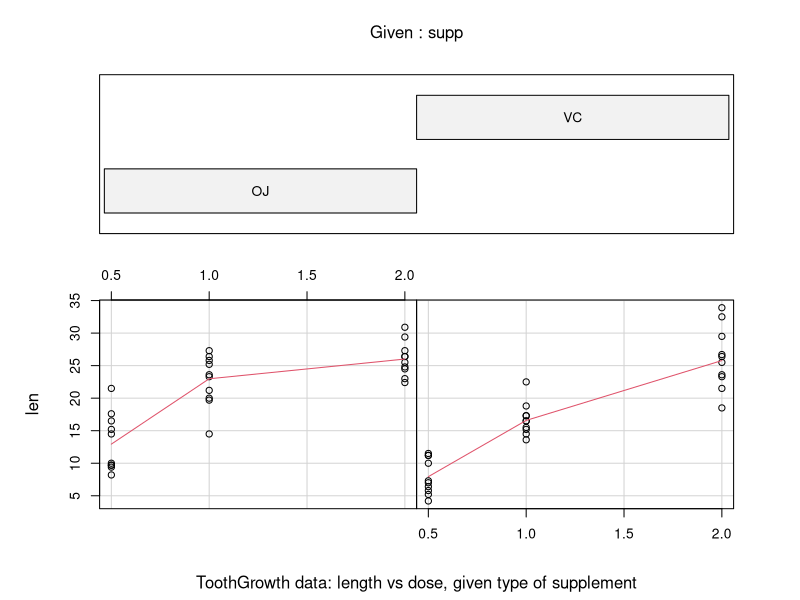
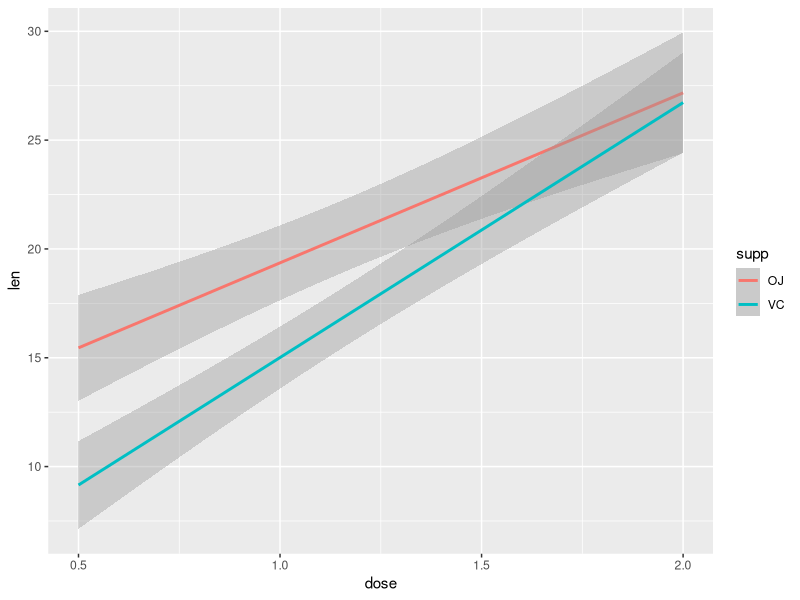

R code for these plots, in order:
## ---- chunk 1
library(datasets)
library(ggplot2)

require(graphics)
coplot(len ~ dose | supp, data = ToothGrowth, panel = panel.smooth, 
       xlab = "ToothGrowth data: length vs dose, given type of supplement")

g<-ggplot(ToothGrowth, aes(x=dose, y=len, color=supp))
g<-g+geom_smooth(method="lm")
print(g)
## ---- chunk 2
summary(ToothGrowth)
var(ToothGrowth$len)
## ---- chunk 3
summary(subset(ToothGrowth, supp=="OJ")$len)
var(subset(ToothGrowth, supp=="OJ")$len)

summary(subset(ToothGrowth, supp=="VC")$len)
var(subset(ToothGrowth, supp=="VC")$len)
## ---- chunk 4
t.test(subset(ToothGrowth, supp=="OJ")$len - subset(ToothGrowth, supp=="VC")$len)
